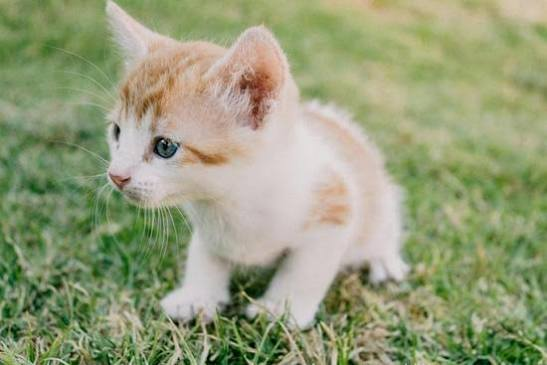
#> input picture pro1/test18ani.jpeg, 547 x 365 px
$ python test18opencv.py
#> lines starting #> are read from the running program, lines starting #| are printed output that depends on the picture
# Computer Vision(opencv:Open Source Computer Vision 라이브러리 사용)

# pip install opencv-python
# conda install opencv-python

import cv2
print(cv2.__version__)   # 5.0.0

img1 = cv2.imread('test18ani.jpeg')
#> img1 is the input picture: shape (365, 547, 3); mean B, G, R 121.5, 156.8, 149.5
print(type(img1))  # <class 'numpy.ndarray'>
#| <class 'numpy.ndarray'>

cv2.imshow('image test', img1)
cv2.waitKey()
cv2.destroyAllWindows()
# print('end')

# 다른 이름으로 저장
cv2.imwrite('test18ani2.jpg', img1)
cv2.imwrite('test18ani3.jpg', img1, [cv2.IMWRITE_JPEG_QUALITY, 10])  # 10 압축품질
# 100 → 화질 높음 / 파일 용량 큼
# 50  → 중간
# 10  → 화질 낮음 / 파일 용량 작음

# 이미지 크기 조정
img2 = cv2.resize(img1, (300, 100), interpolation=cv2.INTER_AREA)
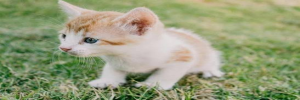
#> img2: shape (100, 300, 3); mean B, G, R 121.5, 156.8, 149.5
cv2.imwrite('test18ani4.jpg', img2)

# 밝기, 상하좌우 회전, 자르기 .... 지원
